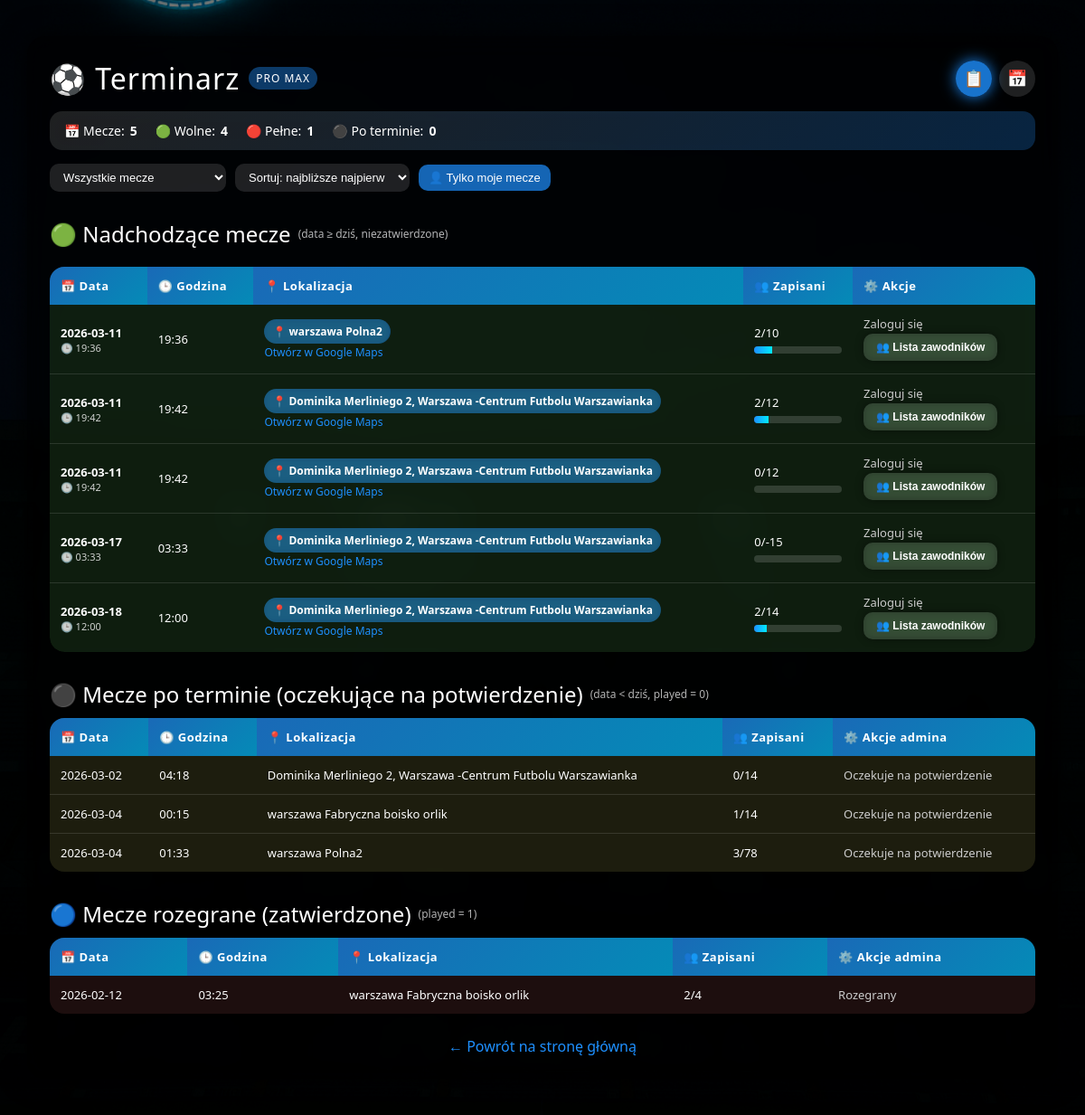
Page /terminarz on the committed database.
### tables this page shows
CREATE TABLE matches (
            id INTEGER PRIMARY KEY AUTOINCREMENT,
            match_date TEXT NOT NULL,
            match_time TEXT NOT NULL,
            location TEXT NOT NULL,
            max_slots INTEGER NOT NULL,
            signed_up INTEGER NOT NULL DEFAULT 0
        , played INTEGER NOT NULL DEFAULT 0);

### app.py (the view)
@app.route("/terminarz")
def terminarz():
    conn = get_db()
    matches = conn.execute("SELECT * FROM matches ORDER BY match_date ASC, match_time ASC").fetchall()
    signups = conn.execute("""
        SELECT ms.match_id, ms.paid, u.first_name, u.last_name, u.player_alias
        FROM match_signups ms
        JOIN users u ON u.id = ms.user_id
        ORDER BY u.first_name ASC
    """).fetchall()
    conn.close()
    players_by_match = {}
    for s in signups:
        players_by_match.setdefault(s["match_id"], []).append(s)
    user_signed = {}
    if "player_alias" in session:
        for s in signups:
            if s["player_alias"] == session["player_alias"]:
                user_signed[s["match_id"]] = True
    today = date.today()
    upcoming_matches = []
    after_date_not_confirmed = []
    played_confirmed = []
    for m in matches:
        m_date = date.fromisoformat(m["match_date"])
        if m["played"] == 1:
            played_confirmed.append(m)
        else:
            if m_date >= today:
                upcoming_matches.append(m)
            else:
                after_date_not_confirmed.append(m)
    return render_template(
        "terminarz.html",
        matches=matches,
        upcoming_matches=upcoming_matches,
        after_date_not_confirmed=after_date_not_confirmed,
        played_confirmed=played_confirmed,
        players_by_match=players_by_match,
        user_signed=user_signed
    )

### app.py (called while the page is built)
def get_db():
    conn = sqlite3.connect("database.db")
    conn.row_factory = sqlite3.Row
    return conn

### templates/terminarz.html (shortened to what this page needs)
<!DOCTYPE html>
<html lang="pl">
<head>
</head>
<body>
<div class="overlay"></div>
<div class="container">
    <div class="header-row">
        <h1>⚽ Terminarz <span class="badge">PRO MAX</span></h1>
        <div class="view-toggle">
            <button id="btn-list" class="icon-toggle active" title="Widok listy">📋</button>
            <button id="btn-calendar" class="icon-toggle" title="Widok kalendarza">📅</button>
        </div>
    </div>
    <div id="stats-bar" class="stats-bar">
        <div class="stats-item">📅 Mecze: <span id="stat-total" class="value">0</span></div>
        <div class="stats-item">🟢 Wolne: <span id="stat-free" class="value">0</span></div>
        <div class="stats-item">🔴 Pełne: <span id="stat-full" class="value">0</span></div>
        <div class="stats-item">⚫ Po terminie: <span id="stat-past" class="value">0</span></div>
    </div>
    <div class="controls">
        <select id="filter-select">
            <option value="all">Wszystkie mecze</option>
        </select>
        <select id="sort-select">
            <option value="asc">Sortuj: najbliższe najpierw</option>
        </select>
        <button id="filter-mine" class="btn-filter">👤 Tylko moje mecze</button>
    </div>
    <div id="list-view">
        <h2>🟢 Nadchodzące mecze <small>(data ≥ dziś, niezatwierdzone)</small></h2>
        <div style="max-height: 450px; overflow-y: auto; border-radius: 16px;">
            <table>
                <thead>
                <tr>
                    <th>📅 Data</th>
                    <th>🕒 Godzina</th>
                    <th>📍 Lokalizacja</th>
                    <th>👥 Zapisani</th>
                    <th>⚙️ Akcje</th>
                </tr>
                </thead>
                <tbody id="list-tbody">
                {% for m in upcoming_matches %}
                {% set signed = m["signed_up"] %}
                {% set max_slots = m["max_slots"] %}
                {% set percent = (signed / max_slots) * 100 if max_slots > 0 else 0 %}
                {% if percent < 50 %}
                {% set row_class = "row-green" %}
                {% elif percent < 80 %}
                {% set row_class = "row-yellow" %}
                {% else %}
                {% set row_class = "row-red" %}
                {% endif %}
                <tr class="{{ row_class }} match-row"
                    data-id="{{ m['id'] }}"
                    data-date="{{ m['match_date'] }}"
                    data-time="{{ m['match_time'] }}"
                    data-signed="{{ signed }}"
                    data-max="{{ max_slots }}"
                    data-mine="{% if user_signed.get(m['id']) %}1{% else %}0{% endif %}">
                    <td>
                        <div style="font-weight:600;">{{ m["match_date"] }}</div>
                        <div style="font-size:11px; opacity:0.8;">🕒 {{ m["match_time"] }}</div>
                    </td>
                    <td>{{ m["match_time"] }}</td>
                    <td>
                        <span class="location-tag">📍 {{ m["location"] }}</span><br>
                        <a href="https://www.google.com/maps/search/?api=1&query={{ m['location'] | urlencode }}"
                           target="_blank"
                           style="color:#1e90ff; text-decoration:none; font-size:12px;">
                            Otwórz w Google Maps
                        </a>
                    </td>
                    <td>
                        {{ signed }}/{{ max_slots }}
                        <div class="progress-container">
                            <div class="progress-bar" style="--target-width: {{ percent }}%;"></div>
                        </div>
                    </td>
                    <td>
                        {% if session.user_id %}
                        {% if user_signed.get(m["id"]) %}
                        <a href="/terminarz/unsubscribe/{{ m['id'] }}" class="btn-modern btn-leave">
                            👤 Jednak nie wpadam
                        </a>
                        {% else %}
                        {% if signed < max_slots %}
                        <a href="/terminarz/signup/{{ m['id'] }}" class="btn-modern btn-join">
                            👤 Zapisz się
                        </a>
                        {% else %}
                        <span style="color:orange; font-weight:bold;">Brak miejsc</span>
                        {% endif %}
                        {% endif %}
                        {% else %}
                        <span style="color:#ccc;">Zaloguj się</span>
                        {% endif %}
                        <br>
                        <button class="btn-modern btn-list-players" onclick="openPlayersPopup({{ m['id'] }})">
                            👥 Lista zawodników
                        </button>
                    </td>
                </tr>
                {% endfor %}
                </tbody>
            </table>
        </div>
        <h2>⚫ Mecze po terminie (oczekujące na potwierdzenie) <small>(data < dziś, played = 0)</small></h2>
        <table>
            <thead>
            <tr>
                <th>📅 Data</th>
                <th>🕒 Godzina</th>
                <th>📍 Lokalizacja</th>
                <th>👥 Zapisani</th>
                <th>⚙️ Akcje admina</th>
            </tr>
            </thead>
            <tbody>
            {% for m in after_date_not_confirmed %}
            <tr class="row-yellow">
                <td>{{ m["match_date"] }}</td>
                <td>{{ m["match_time"] }}</td>
                <td>{{ m["location"] }}</td>
                <td>{{ m["signed_up"] }}/{{ m["max_slots"] }}</td>
                <td>
                    {% if session.is_admin == 1 %}
                    <form action="/admin/match/{{ m['id'] }}/set_played" method="post" style="display:inline;">
                        <button type="submit" class="btn-modern btn-admin-confirm">
                            ✔ Potwierdź rozegranie
                        </button>
                    </form>
                    {% else %}
                    <span style="color:#ccc;">Oczekuje na potwierdzenie</span>
                    {% endif %}
                </td>
            </tr>
            {% else %}
            <tr><td colspan="5"><i>Brak meczów po terminie.</i></td></tr>
            {% endfor %}
            </tbody>
        </table>
        <h2>🔵 Mecze rozegrane (zatwierdzone) <small>(played = 1)</small></h2>
        <table>
            <thead>
            <tr>
                <th>📅 Data</th>
                <th>🕒 Godzina</th>
                <th>📍 Lokalizacja</th>
                <th>👥 Zapisani</th>
                <th>⚙️ Akcje admina</th>
            </tr>
            </thead>
            <tbody>
            {% for m in played_confirmed %}
            <tr class="row-red">
                <td>{{ m["match_date"] }}</td>
                <td>{{ m["match_time"] }}</td>
                <td>{{ m["location"] }}</td>
                <td>{{ m["signed_up"] }}/{{ m["max_slots"] }}</td>
                <td>
                    {% if session.is_admin == 1 %}
                    <form action="/admin/match/{{ m['id'] }}/unset_played" method="post" style="display:inline;">
                        <button type="submit" class="btn-modern btn-admin-unconfirm">
                            ↩ Cofnij rozegranie
                        </button>
                    </form>
                    {% else %}
                    <span style="color:#ccc;">Rozegrany</span>
                    {% endif %}
                </td>
            </tr>
            {% else %}
            <tr><td colspan="5"><i>Brak rozegranych meczów.</i></td></tr>
            {% endfor %}
            </tbody>
        </table>
    </div>
    <a href="/" class="back">← Powrót na stronę główną</a>
</div>
</body>
</html>

### templates/terminarz.html (style rules this page uses)
* { box-sizing: border-box; }
body { margin: 0; padding: 0; font-family: "Segoe UI", Arial, sans-serif; color: #fff; background-image: url('/static/stadium.jpg'); background-size: cover; background-position: center; background-repeat: no-repeat; }
.overlay { position: fixed; inset: 0; background: radial-gradient(circle at top, rgba(0,0,0,0.4), rgba(0,0,0,0.9)); z-index: -1; }
.container { width: 95%; max-width: 1200px; margin: 40px auto; background: rgba(0,0,0,0.55); padding: 25px; border-radius: 20px; backdrop-filter: blur(14px); box-shadow: 0 0 30px rgba(0,0,0,0.8); position: relative; }
.header-row { display: flex; align-items: center; justify-content: space-between; gap: 10px; margin-bottom: 15px; }
h1 { font-weight: 300; letter-spacing: 1px; margin: 0; display: flex; align-items: center; gap: 10px; }
h1 span.badge { font-size: 12px; padding: 4px 8px; border-radius: 999px; background: rgba(30,144,255,0.4); text-transform: uppercase; letter-spacing: 1px; }
h2 { font-weight: 400; margin-top: 30px; margin-bottom: 10px; display: flex; align-items: center; gap: 8px; }
h2 small { font-size: 12px; opacity: 0.7; font-weight: 300; }
.view-toggle { display: flex; align-items: center; gap: 8px; }
.icon-toggle { width: 40px; height: 40px; border-radius: 50%; border: none; cursor: pointer; background: rgba(255,255,255,0.12); color: #fff; display: flex; align-items: center; justify-content: center; font-size: 18px; box-shadow: 0 0 10px rgba(0,0,0,0.5); transition: 0.25s ease; }
.icon-toggle.active { background: rgba(30,144,255,0.8); box-shadow: 0 0 16px rgba(30,144,255,0.9); }
.stats-bar { background: linear-gradient(135deg, rgba(255,255,255,0.12), rgba(30,144,255,0.25)); padding: 12px 16px; border-radius: 14px; backdrop-filter: blur(10px); margin-bottom: 15px; font-size: 14px; display: flex; gap: 20px; flex-wrap: wrap; align-items: center; }
.stats-item { display: flex; align-items: center; gap: 6px; }
.stats-item span.value { font-weight: 600; }
.controls { display: flex; flex-wrap: wrap; gap: 10px; margin-bottom: 15px; align-items: center; }
.controls select, .controls button { padding: 7px 11px; border-radius: 10px; border: none; font-size: 13px; cursor: pointer; }
.controls select { background: rgba(255,255,255,0.12); color: #fff; }
.controls button { background: rgba(30,144,255,0.7); color: #fff; }
.btn-filter { background: rgba(255,255,255,0.12); color: #fff; border-radius: 10px; border: none; padding: 7px 11px; font-size: 13px; cursor: pointer; transition: 0.2s ease; }
table { width: 100%; border-collapse: collapse; margin-top: 10px; border-radius: 16px; overflow: hidden; background: rgba(255,255,255,0.06); backdrop-filter: blur(8px); }
thead tr { position: sticky; top: 0; z-index: 2; }
th { padding: 12px; background: linear-gradient(135deg, rgba(30,144,255,0.7), rgba(0,191,255,0.7)); font-weight: 600; letter-spacing: 0.5px; font-size: 13px; text-align: left; }
td { padding: 12px; border-bottom: 1px solid rgba(255,255,255,0.12); font-size: 13px; }
tr:last-child td { border-bottom: none; }
.row-green { background: rgba(0,255,0,0.06); }
.row-yellow { background: rgba(255,255,0,0.06); }
.row-red { background: rgba(255,0,0,0.06); }
.location-tag { display: inline-block; padding: 5px 9px; background: rgba(30,144,255,0.45); border-radius: 999px; font-size: 12px; font-weight: 600; color: #fff; backdrop-filter: blur(4px); }
.btn-modern { padding: 8px 14px; border-radius: 10px; font-size: 12px; font-weight: 600; cursor: pointer; border: none; text-decoration: none; display: inline-block; transition: 0.25s ease; backdrop-filter: blur(6px); background: rgba(255,255,255,0.12); color: #fff; box-shadow: 0 0 8px rgba(0,0,0,0.4); margin: 2px 0; }
.progress-container { width: 100%; background: rgba(255,255,255,0.15); border-radius: 8px; height: 8px; margin-top: 6px; overflow: hidden; }
.progress-bar { height: 8px; background: linear-gradient(90deg, #1e90ff, #00eaff); width: 0%; animation: fillBar 1s ease forwards; }
a.back { display: block; text-align: center; margin-top: 25px; color: #1e90ff; text-decoration: none; font-size: 16px; }

### rows in the picture
matches: match_date "2026-03-11", match_time "19:36", location "warszawa Polna2", signed_up "2", max_slots "10", {{ percent }} 20.0 (drawn)
matches: match_date "2026-03-11", match_time "19:42", location "Dominika Merliniego 2, Warszawa -Centrum Futbolu Warszawianka", signed_up "2", max_slots "12", {{ percent }} 16.666666666666664 (drawn)
matches: match_date "2026-03-11", match_time "19:42", location "Dominika Merliniego 2, Warszawa -Centrum Futbolu Warszawianka", signed "0", max_slots "12"
matches: match_date "2026-03-17", match_time "03:33", location "Dominika Merliniego 2, Warszawa -Centrum Futbolu Warszawianka", signed "0", max_slots "-15"
matches: match_date "2026-03-18", match_time "12:00", location "Dominika Merliniego 2, Warszawa -Centrum Futbolu Warszawianka", signed_up "2", max_slots "14", {{ percent }} 14.285714285714285 (drawn)
matches: match_date "2026-03-02", match_time "04:18", location "Dominika Merliniego 2, Warszawa -Centrum Futbolu Warszawianka", signed_up "0", max_slots "14"
matches: match_date "2026-03-04", match_time "00:15", location "warszawa Fabryczna boisko orlik", signed_up "1", max_slots "14"
matches: match_date "2026-03-04", match_time "01:33", location "warszawa Polna2", signed_up "3", max_slots "78"
matches: match_date "2026-02-12", match_time "03:25", location "warszawa Fabryczna boisko orlik", signed_up "2", max_slots "4"
